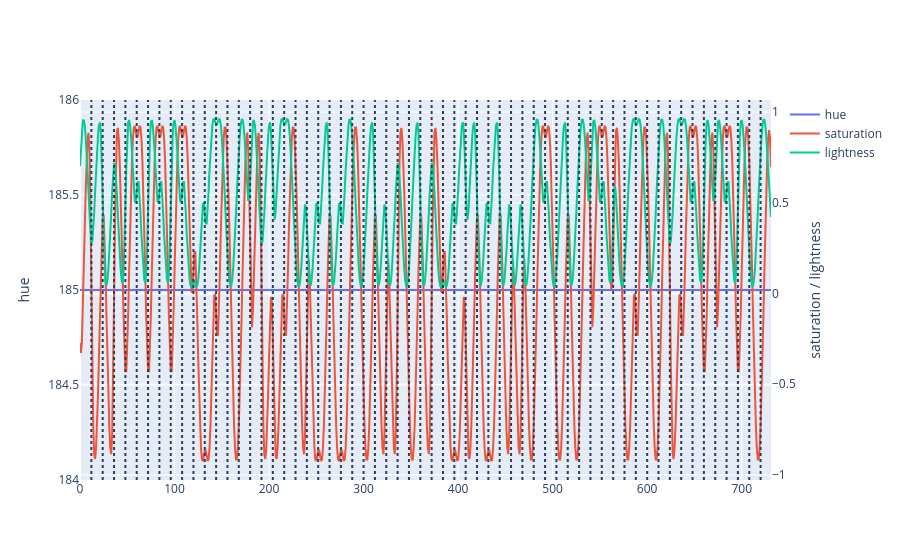

The cell this chart's notebook holds for it:
### Code cell
# Plot our HSL colors
fig = go.Figure(
    layout=go.Layout(
        yaxis=dict(title="hue"),
        yaxis2=dict(title="saturation / lightness", side="right", overlaying="y"),
    )
)

fig.add_scatter(
    x=np.linspace(
        0,
        (np.ones(saturation.shape) * COLOR_HUE).size,
        (np.ones(saturation.shape) * COLOR_HUE).size,
        endpoint=False,
    ),
    y=np.ones(saturation.shape) * COLOR_HUE,
    name="hue",
)

fig.add_scatter(
    x=np.linspace(0, saturation.size, saturation.size, endpoint=False),
    y=saturation,
    name="saturation",
    yaxis="y2",
)

fig.add_scatter(
    x=np.linspace(0, lightness.size, lightness.size, endpoint=False),
    y=lightness,
    name="lightness",
    yaxis="y2",
)

# Add a dotted line between each symbol
for i in range(
    SAMPLES_PER_SYMBOL, (np.ones(saturation.shape) * COLOR_HUE).size, SAMPLES_PER_SYMBOL
):
    fig.add_vline(i, line=go.layout.shape.Line(dash="dot"))

fig.show()

### Figure 1 — Plotly figure (JSON) as saved in the notebook; plotly's stock layout.template omitted (floating-point values rounded to 4 significant figures; data arrays with more than 128 entries replaced by an {"elided": "..."} marker saying what was removed)
{"data": [{"name": "hue", "type": "scatter", "x": {"elided": "732 float values"}, "y": {"elided": "732 float values"}}, {"name": "saturation", "type": "scatter", "x": {"elided": "732 float values"}, "y": {"elided": "732 float values"}, "yaxis": "y2"}, {"name": "lightness", "type": "scatter", "x": {"elided": "732 float values"}, "y": {"elided": "732 float values"}, "yaxis": "y2"}], "layout": {"shapes": [{"line": {"dash": "dot"}, "type": "line", "x0": 12, "x1": 12, "xref": "x", "y0": 0, "y1": 1, "yref": "y domain"}, {"line": {"dash": "dot"}, "type": "line", "x0": 24, "x1": 24, "xref": "x", "y0": 0, "y1": 1, "yref": "y domain"}, {"line": {"dash": "dot"}, "type": "line", "x0": 36, "x1": 36, "xref": "x", "y0": 0, "y1": 1, "yref": "y domain"}, {"line": {"dash": "dot"}, "type": "line", "x0": 48, "x1": 48, "xref": "x", "y0": 0, "y1": 1, "yref": "y domain"}, {"line": {"dash": "dot"}, "type": "line", "x0": 60, "x1": 60, "xref": "x", "y0": 0, "y1": 1, "yref": "y domain"}, {"line": {"dash": "dot"}, "type": "line", "x0": 72, "x1": 72, "xref": "x", "y0": 0, "y1": 1, "yref": "y domain"}, {"line": {"dash": "dot"}, "type": "line", "x0": 84, "x1": 84, "xref": "x", "y0": 0, "y1": 1, "yref": "y domain"}, {"line": {"dash": "dot"}, "type": "line", "x0": 96, "x1": 96, "xref": "x", "y0": 0, "y1": 1, "yref": "y domain"}, {"line": {"dash": "dot"}, "type": "line", "x0": 108, "x1": 108, "xref": "x", "y0": 0, "y1": 1, "yref": "y domain"}, {"line": {"dash": "dot"}, "type": "line", "x0": 120, "x1": 120, "xref": "x", "y0": 0, "y1": 1, "yref": "y domain"}, {"line": {"dash": "dot"}, "type": "line", "x0": 132, "x1": 132, "xref": "x", "y0": 0, "y1": 1, "yref": "y domain"}, {"line": {"dash": "dot"}, "type": "line", "x0": 144, "x1": 144, "xref": "x", "y0": 0, "y1": 1, "yref": "y domain"}, {"line": {"dash": "dot"}, "type": "line", "x0": 156, "x1": 156, "xref": "x", "y0": 0, "y1": 1, "yref": "y domain"}, {"line": {"dash": "dot"}, "type": "line", "x0": 168, "x1": 168, "xref": "x", "y0": 0, "y1": 1, "yref": "y domain"}, {"line": {"dash": "dot"}, "type": "line", "x0": 180, "x1": 180, "xref": "x", "y0": 0, "y1": 1, "yref": "y domain"}, {"line": {"dash": "dot"}, "type": "line", "x0": 192, "x1": 192, "xref": "x", "y0": 0, "y1": 1, "yref": "y domain"}, {"line": {"dash": "dot"}, "type": "line", "x0": 204, "x1": 204, "xref": "x", "y0": 0, "y1": 1, "yref": "y domain"}, {"line": {"dash": "dot"}, "type": "line", "x0": 216, "x1": 216, "xref": "x", "y0": 0, "y1": 1, "yref": "y domain"}, {"line": {"dash": "dot"}, "type": "line", "x0": 228, "x1": 228, "xref": "x", "y0": 0, "y1": 1, "yref": "y domain"}, {"line": {"dash": "dot"}, "type": "line", "x0": 240, "x1": 240, "xref": "x", "y0": 0, "y1": 1, "yref": "y domain"}, {"line": {"dash": "dot"}, "type": "line", "x0": 252, "x1": 252, "xref": "x", "y0": 0, "y1": 1, "yref": "y domain"}, {"line": {"dash": "dot"}, "type": "line", "x0": 264, "x1": 264, "xref": "x", "y0": 0, "y1": 1, "yref": "y domain"}, {"line": {"dash": "dot"}, "type": "line", "x0": 276, "x1": 276, "xref": "x", "y0": 0, "y1": 1, "yref": "y domain"}, {"line": {"dash": "dot"}, "type": "line", "x0": 288, "x1": 288, "xref": "x", "y0": 0, "y1": 1, "yref": "y domain"}, {"line": {"dash": "dot"}, "type": "line", "x0": 300, "x1": 300, "xref": "x", "y0": 0, "y1": 1, "yref": "y domain"}, {"line": {"dash": "dot"}, "type": "line", "x0": 312, "x1": 312, "xref": "x", "y0": 0, "y1": 1, "yref": "y domain"}, {"line": {"dash": "dot"}, "type": "line", "x0": 324, "x1": 324, "xref": "x", "y0": 0, "y1": 1, "yref": "y domain"}, {"line": {"dash": "dot"}, "type": "line", "x0": 336, "x1": 336, "xref": "x", "y0": 0, "y1": 1, "yref": "y domain"}, {"line": {"dash": "dot"}, "type": "line", "x0": 348, "x1": 348, "xref": "x", "y0": 0, "y1": 1, "yref": "y domain"}, {"line": {"dash": "dot"}, "type": "line", "x0": 360, "x1": 360, "xref": "x", "y0": 0, "y1": 1, "yref": "y domain"}, {"line": {"dash": "dot"}, "type": "line", "x0": 372, "x1": 372, "xref": "x", "y0": 0, "y1": 1, "yref": "y domain"}, {"line": {"dash": "dot"}, "type": "line", "x0": 384, "x1": 384, "xref": "x", "y0": 0, "y1": 1, "yref": "y domain"}, {"line": {"dash": "dot"}, "type": "line", "x0": 396, "x1": 396, "xref": "x", "y0": 0, "y1": 1, "yref": "y domain"}, {"line": {"dash": "dot"}, "type": "line", "x0": 408, "x1": 408, "xref": "x", "y0": 0, "y1": 1, "yref": "y domain"}, {"line": {"dash": "dot"}, "type": "line", "x0": 420, "x1": 420, "xref": "x", "y0": 0, "y1": 1, "yref": "y domain"}, {"line": {"dash": "dot"}, "type": "line", "x0": 432, "x1": 432, "xref": "x", "y0": 0, "y1": 1, "yref": "y domain"}, {"line": {"dash": "dot"}, "type": "line", "x0": 444, "x1": 444, "xref": "x", "y0": 0, "y1": 1, "yref": "y domain"}, {"line": {"dash": "dot"}, "type": "line", "x0": 456, "x1": 456, "xref": "x", "y0": 0, "y1": 1, "yref": "y domain"}, {"line": {"dash": "dot"}, "type": "line", "x0": 468, "x1": 468, "xref": "x", "y0": 0, "y1": 1, "yref": "y domain"}, {"line": {"dash": "dot"}, "type": "line", "x0": 480, "x1": 480, "xref": "x", "y0": 0, "y1": 1, "yref": "y domain"}, {"line": {"dash": "dot"}, "type": "line", "x0": 492, "x1": 492, "xref": "x", "y0": 0, "y1": 1, "yref": "y domain"}, {"line": {"dash": "dot"}, "type": "line", "x0": 504, "x1": 504, "xref": "x", "y0": 0, "y1": 1, "yref": "y domain"}, {"line": {"dash": "dot"}, "type": "line", "x0": 516, "x1": 516, "xref": "x", "y0": 0, "y1": 1, "yref": "y domain"}, {"line": {"dash": "dot"}, "type": "line", "x0": 528, "x1": 528, "xref": "x", "y0": 0, "y1": 1, "yref": "y domain"}, {"line": {"dash": "dot"}, "type": "line", "x0": 540, "x1": 540, "xref": "x", "y0": 0, "y1": 1, "yref": "y domain"}, {"line": {"dash": "dot"}, "type": "line", "x0": 552, "x1": 552, "xref": "x", "y0": 0, "y1": 1, "yref": "y domain"}, {"line": {"dash": "dot"}, "type": "line", "x0": 564, "x1": 564, "xref": "x", "y0": 0, "y1": 1, "yref": "y domain"}, {"line": {"dash": "dot"}, "type": "line", "x0": 576, "x1": 576, "xref": "x", "y0": 0, "y1": 1, "yref": "y domain"}, {"line": {"dash": "dot"}, "type": "line", "x0": 588, "x1": 588, "xref": "x", "y0": 0, "y1": 1, "yref": "y domain"}, {"line": {"dash": "dot"}, "type": "line", "x0": 600, "x1": 600, "xref": "x", "y0": 0, "y1": 1, "yref": "y domain"}, {"line": {"dash": "dot"}, "type": "line", "x0": 612, "x1": 612, "xref": "x", "y0": 0, "y1": 1, "yref": "y domain"}, {"line": {"dash": "dot"}, "type": "line", "x0": 624, "x1": 624, "xref": "x", "y0": 0, "y1": 1, "yref": "y domain"}, {"line": {"dash": "dot"}, "type": "line", "x0": 636, "x1": 636, "xref": "x", "y0": 0, "y1": 1, "yref": "y domain"}, {"line": {"dash": "dot"}, "type": "line", "x0": 648, "x1": 648, "xref": "x", "y0": 0, "y1": 1, "yref": "y domain"}, {"line": {"dash": "dot"}, "type": "line", "x0": 660, "x1": 660, "xref": "x", "y0": 0, "y1": 1, "yref": "y domain"}, {"line": {"dash": "dot"}, "type": "line", "x0": 672, "x1": 672, "xref": "x", "y0": 0, "y1": 1, "yref": "y domain"}, {"line": {"dash": "dot"}, "type": "line", "x0": 684, "x1": 684, "xref": "x", "y0": 0, "y1": 1, "yref": "y domain"}, {"line": {"dash": "dot"}, "type": "line", "x0": 696, "x1": 696, "xref": "x", "y0": 0, "y1": 1, "yref": "y domain"}, {"line": {"dash": "dot"}, "type": "line", "x0": 708, "x1": 708, "xref": "x", "y0": 0, "y1": 1, "yref": "y domain"}, {"line": {"dash": "dot"}, "type": "line", "x0": 720, "x1": 720, "xref": "x", "y0": 0, "y1": 1, "yref": "y domain"}], "yaxis": {"title": {"text": "hue"}}, "yaxis2": {"overlaying": "y", "side": "right", "title": {"text": "saturation / lightness"}}}}
